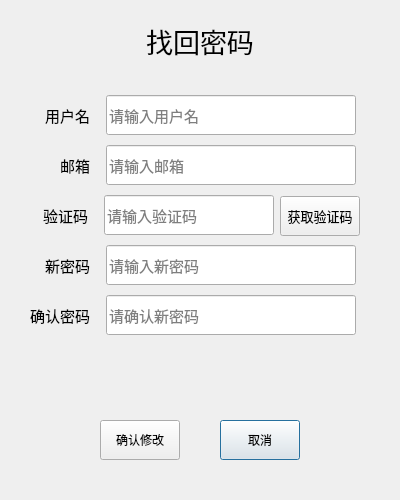
<?xml version="1.0" encoding="UTF-8"?>
<ui version="4.0">
 <class>ForgetDialog</class>
 <widget class="QDialog" name="ForgetDialog">
  <property name="geometry">
   <rect>
    <x>0</x>
    <y>0</y>
    <width>400</width>
    <height>500</height>
   </rect>
  </property>
  <property name="minimumSize">
   <size>
    <width>400</width>
    <height>500</height>
   </size>
  </property>
  <property name="maximumSize">
   <size>
    <width>400</width>
    <height>500</height>
   </size>
  </property>
  <property name="windowTitle">
   <string>忘记密码</string>
  </property>
  <widget class="QLabel" name="label_title">
   <property name="geometry">
    <rect>
     <x>10</x>
     <y>11</y>
     <width>380</width>
     <height>60</height>
    </rect>
   </property>
   <property name="minimumSize">
    <size>
     <width>380</width>
     <height>60</height>
    </size>
   </property>
   <property name="maximumSize">
    <size>
     <width>380</width>
     <height>60</height>
    </size>
   </property>
   <property name="font">
    <font>
     <pointsize>20</pointsize>
    </font>
   </property>
   <property name="text">
    <string>找回密码</string>
   </property>
   <property name="alignment">
    <set>Qt::AlignmentFlag::AlignCenter</set>
   </property>
  </widget>
  <widget class="QLineEdit" name="lineEdit_email">
   <property name="geometry">
    <rect>
     <x>106</x>
     <y>145</y>
     <width>250</width>
     <height>40</height>
    </rect>
   </property>
   <property name="minimumSize">
    <size>
     <width>250</width>
     <height>40</height>
    </size>
   </property>
   <property name="maximumSize">
    <size>
     <width>250</width>
     <height>40</height>
    </size>
   </property>
   <property name="font">
    <font>
     <pointsize>11</pointsize>
    </font>
   </property>
   <property name="placeholderText">
    <string>请输入邮箱</string>
   </property>
  </widget>
  <widget class="PasswdLineEdit" name="lineEdit_password">
   <property name="geometry">
    <rect>
     <x>106</x>
     <y>245</y>
     <width>250</width>
     <height>40</height>
    </rect>
   </property>
   <property name="minimumSize">
    <size>
     <width>250</width>
     <height>40</height>
    </size>
   </property>
   <property name="maximumSize">
    <size>
     <width>250</width>
     <height>40</height>
    </size>
   </property>
   <property name="font">
    <font>
     <pointsize>11</pointsize>
    </font>
   </property>
   <property name="echoMode">
    <enum>QLineEdit::EchoMode::Password</enum>
   </property>
   <property name="placeholderText">
    <string>请输入新密码</string>
   </property>
  </widget>
  <widget class="PasswdLineEdit" name="lineEdit_confirm_password">
   <property name="geometry">
    <rect>
     <x>106</x>
     <y>295</y>
     <width>250</width>
     <height>40</height>
    </rect>
   </property>
   <property name="minimumSize">
    <size>
     <width>250</width>
     <height>40</height>
    </size>
   </property>
   <property name="maximumSize">
    <size>
     <width>250</width>
     <height>40</height>
    </size>
   </property>
   <property name="font">
    <font>
     <pointsize>11</pointsize>
    </font>
   </property>
   <property name="echoMode">
    <enum>QLineEdit::EchoMode::Password</enum>
   </property>
   <property name="placeholderText">
    <string>请确认新密码</string>
   </property>
  </widget>
  <widget class="QLabel" name="label_errorhint">
   <property name="geometry">
    <rect>
     <x>0</x>
     <y>350</y>
     <width>380</width>
     <height>30</height>
    </rect>
   </property>
   <property name="minimumSize">
    <size>
     <width>380</width>
     <height>30</height>
    </size>
   </property>
   <property name="maximumSize">
    <size>
     <width>380</width>
     <height>30</height>
    </size>
   </property>
   <property name="text">
    <string/>
   </property>
   <property name="alignment">
    <set>Qt::AlignmentFlag::AlignCenter</set>
   </property>
  </widget>
  <widget class="QLineEdit" name="lineEdit_username">
   <property name="geometry">
    <rect>
     <x>106</x>
     <y>95</y>
     <width>250</width>
     <height>40</height>
    </rect>
   </property>
   <property name="minimumSize">
    <size>
     <width>250</width>
     <height>40</height>
    </size>
   </property>
   <property name="maximumSize">
    <size>
     <width>250</width>
     <height>40</height>
    </size>
   </property>
   <property name="font">
    <font>
     <pointsize>11</pointsize>
    </font>
   </property>
   <property name="placeholderText">
    <string>请输入用户名</string>
   </property>
  </widget>
  <widget class="QLabel" name="label_username">
   <property name="geometry">
    <rect>
     <x>30</x>
     <y>100</y>
     <width>60</width>
     <height>30</height>
    </rect>
   </property>
   <property name="minimumSize">
    <size>
     <width>60</width>
     <height>30</height>
    </size>
   </property>
   <property name="maximumSize">
    <size>
     <width>60</width>
     <height>30</height>
    </size>
   </property>
   <property name="font">
    <font>
     <pointsize>11</pointsize>
    </font>
   </property>
   <property name="text">
    <string>用户名</string>
   </property>
   <property name="alignment">
    <set>Qt::AlignmentFlag::AlignRight|Qt::AlignmentFlag::AlignTrailing|Qt::AlignmentFlag::AlignVCenter</set>
   </property>
   <property name="buddy">
    <cstring>lineEdit_username</cstring>
   </property>
  </widget>
  <widget class="QLabel" name="label_email">
   <property name="geometry">
    <rect>
     <x>30</x>
     <y>150</y>
     <width>60</width>
     <height>30</height>
    </rect>
   </property>
   <property name="minimumSize">
    <size>
     <width>60</width>
     <height>30</height>
    </size>
   </property>
   <property name="maximumSize">
    <size>
     <width>60</width>
     <height>30</height>
    </size>
   </property>
   <property name="font">
    <font>
     <pointsize>11</pointsize>
    </font>
   </property>
   <property name="text">
    <string>邮箱</string>
   </property>
   <property name="alignment">
    <set>Qt::AlignmentFlag::AlignRight|Qt::AlignmentFlag::AlignTrailing|Qt::AlignmentFlag::AlignVCenter</set>
   </property>
   <property name="buddy">
    <cstring>lineEdit_email</cstring>
   </property>
  </widget>
  <widget class="QLabel" name="label_verify_code">
   <property name="geometry">
    <rect>
     <x>28</x>
     <y>200</y>
     <width>60</width>
     <height>30</height>
    </rect>
   </property>
   <property name="minimumSize">
    <size>
     <width>60</width>
     <height>30</height>
    </size>
   </property>
   <property name="maximumSize">
    <size>
     <width>60</width>
     <height>30</height>
    </size>
   </property>
   <property name="font">
    <font>
     <pointsize>11</pointsize>
    </font>
   </property>
   <property name="text">
    <string>验证码</string>
   </property>
   <property name="alignment">
    <set>Qt::AlignmentFlag::AlignRight|Qt::AlignmentFlag::AlignTrailing|Qt::AlignmentFlag::AlignVCenter</set>
   </property>
   <property name="buddy">
    <cstring>lineEdit_verify_code</cstring>
   </property>
  </widget>
  <widget class="QLabel" name="label_new_passwd">
   <property name="geometry">
    <rect>
     <x>30</x>
     <y>250</y>
     <width>60</width>
     <height>30</height>
    </rect>
   </property>
   <property name="minimumSize">
    <size>
     <width>60</width>
     <height>30</height>
    </size>
   </property>
   <property name="maximumSize">
    <size>
     <width>60</width>
     <height>30</height>
    </size>
   </property>
   <property name="font">
    <font>
     <pointsize>11</pointsize>
    </font>
   </property>
   <property name="text">
    <string>新密码</string>
   </property>
   <property name="alignment">
    <set>Qt::AlignmentFlag::AlignRight|Qt::AlignmentFlag::AlignTrailing|Qt::AlignmentFlag::AlignVCenter</set>
   </property>
   <property name="buddy">
    <cstring>lineEdit_password</cstring>
   </property>
  </widget>
  <widget class="QLabel" name="label_confirm_passwd">
   <property name="geometry">
    <rect>
     <x>30</x>
     <y>300</y>
     <width>60</width>
     <height>30</height>
    </rect>
   </property>
   <property name="minimumSize">
    <size>
     <width>60</width>
     <height>30</height>
    </size>
   </property>
   <property name="maximumSize">
    <size>
     <width>60</width>
     <height>30</height>
    </size>
   </property>
   <property name="font">
    <font>
     <pointsize>11</pointsize>
    </font>
   </property>
   <property name="text">
    <string>确认密码</string>
   </property>
   <property name="alignment">
    <set>Qt::AlignmentFlag::AlignRight|Qt::AlignmentFlag::AlignTrailing|Qt::AlignmentFlag::AlignVCenter</set>
   </property>
   <property name="buddy">
    <cstring>lineEdit_confirm_password</cstring>
   </property>
  </widget>
  <widget class="QLineEdit" name="lineEdit_verify_code">
   <property name="geometry">
    <rect>
     <x>104</x>
     <y>195</y>
     <width>170</width>
     <height>40</height>
    </rect>
   </property>
   <property name="minimumSize">
    <size>
     <width>170</width>
     <height>40</height>
    </size>
   </property>
   <property name="maximumSize">
    <size>
     <width>170</width>
     <height>40</height>
    </size>
   </property>
   <property name="font">
    <font>
     <pointsize>11</pointsize>
    </font>
   </property>
   <property name="text">
    <string/>
   </property>
   <property name="placeholderText">
    <string>请输入验证码</string>
   </property>
  </widget>
  <widget class="TimerButton" name="button_get_code">
   <property name="geometry">
    <rect>
     <x>280</x>
     <y>196</y>
     <width>80</width>
     <height>40</height>
    </rect>
   </property>
   <property name="minimumSize">
    <size>
     <width>80</width>
     <height>40</height>
    </size>
   </property>
   <property name="maximumSize">
    <size>
     <width>80</width>
     <height>40</height>
    </size>
   </property>
   <property name="font">
    <font>
     <pointsize>10</pointsize>
    </font>
   </property>
   <property name="focusPolicy">
    <enum>Qt::FocusPolicy::NoFocus</enum>
   </property>
   <property name="text">
    <string>获取验证码</string>
   </property>
  </widget>
  <widget class="QPushButton" name="button_cancel">
   <property name="geometry">
    <rect>
     <x>220</x>
     <y>420</y>
     <width>80</width>
     <height>40</height>
    </rect>
   </property>
   <property name="minimumSize">
    <size>
     <width>80</width>
     <height>40</height>
    </size>
   </property>
   <property name="maximumSize">
    <size>
     <width>80</width>
     <height>40</height>
    </size>
   </property>
   <property name="text">
    <string>取消</string>
   </property>
  </widget>
  <widget class="QPushButton" name="button_confirm">
   <property name="geometry">
    <rect>
     <x>100</x>
     <y>420</y>
     <width>80</width>
     <height>40</height>
    </rect>
   </property>
   <property name="minimumSize">
    <size>
     <width>80</width>
     <height>40</height>
    </size>
   </property>
   <property name="maximumSize">
    <size>
     <width>80</width>
     <height>40</height>
    </size>
   </property>
   <property name="text">
    <string>确认修改</string>
   </property>
  </widget>
 </widget>
 <customwidgets>
  <customwidget>
   <class>PasswdLineEdit</class>
   <extends>QLineEdit</extends>
   <header>custom/PasswdLineEdit.h</header>
  </customwidget>
  <customwidget>
   <class>TimerButton</class>
   <extends>QPushButton</extends>
   <header>custom/TimerButton.h</header>
  </customwidget>
 </customwidgets>
 <tabstops>
  <tabstop>lineEdit_username</tabstop>
  <tabstop>lineEdit_email</tabstop>
  <tabstop>lineEdit_verify_code</tabstop>
  <tabstop>lineEdit_password</tabstop>
  <tabstop>lineEdit_confirm_password</tabstop>
  <tabstop>button_confirm</tabstop>
  <tabstop>button_cancel</tabstop>
  <tabstop>button_get_code</tabstop>
 </tabstops>
 <resources/>
 <connections>
  <connection>
   <sender>button_cancel</sender>
   <signal>clicked()</signal>
   <receiver>ForgetDialog</receiver>
   <slot>reject()</slot>
   <hints>
    <hint type="sourcelabel">
     <x>259</x>
     <y>448</y>
    </hint>
    <hint type="destinationlabel">
     <x>402</x>
     <y>435</y>
    </hint>
   </hints>
  </connection>
 </connections>
</ui>
